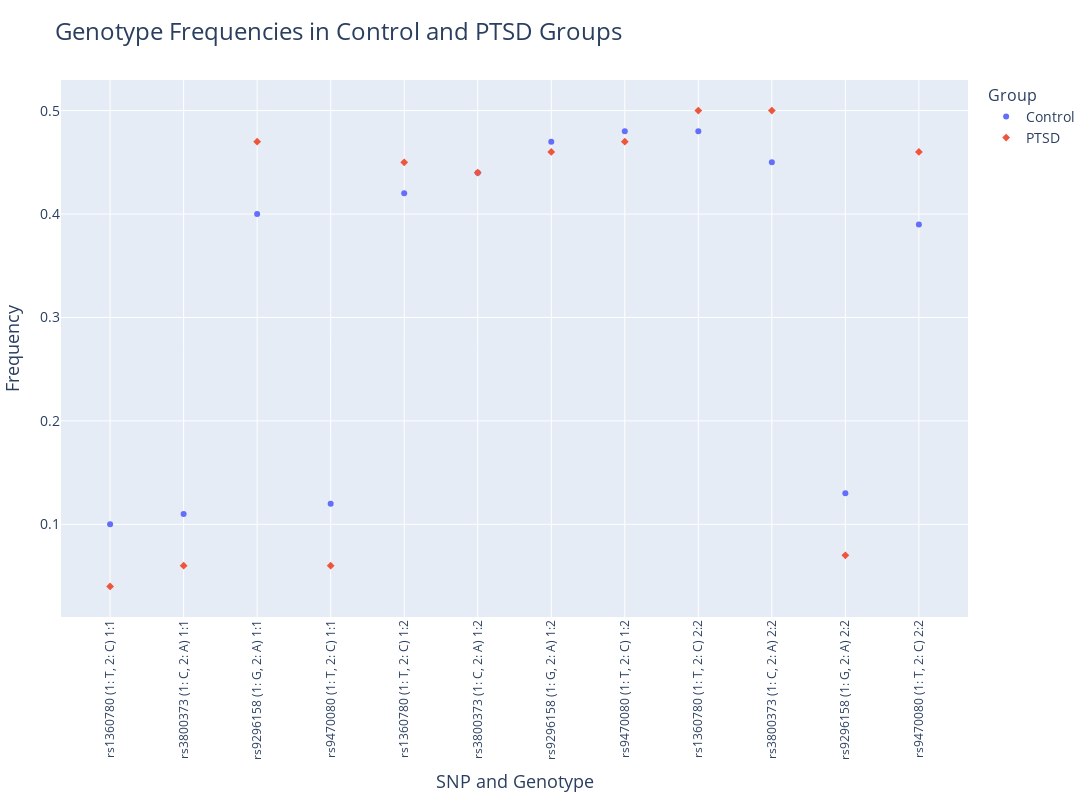

This figure's notebook cell:
### Markdown cell above
### Single Nucleotide Polymorphisms Frequency By Ethnic Group Compared To The Historical Index of Ethnic Fractionalization, Lifetime Prevalence Of PTSD, and Trauma Exposure.

### Code cell
#Here we use regular expression (regex) extraction (.str.extract()) to extract the numeric values within the parentheses within each respective SNP columns.
#Then we convert the extracted strings into float types.
#Lastly we create new columns for each respective SNP combination.
usVeteransFKBP5['Frequency 1:1'] = usVeteransFKBP5['1:1'].str.extract(r'\((\d+\.\d+)\)').astype(float)
usVeteransFKBP5['Frequency 1:2'] = usVeteransFKBP5['1:2'].str.extract(r'\((\d+\.\d+)\)').astype(float)
usVeteransFKBP5['Frequency 2:2'] = usVeteransFKBP5['2:2'].str.extract(r'\((\d+\.\d+)\)').astype(float)
#Next we add detailed labels for each genotype, creating new columns with these labels.
usVeteransFKBP5['SNP_1:1'] = usVeteransFKBP5['SNP'] + ' 1:1'
usVeteransFKBP5['SNP_1:2'] = usVeteransFKBP5['SNP'] + ' 1:2'
usVeteransFKBP5['SNP_2:2'] = usVeteransFKBP5['SNP'] + ' 2:2'
#At this point we've essentially duplicated the previous columns, however now it's much cleaning and simpler to reshape for plotting.
#We now have 3 new columns with all the SNP types, the frequencies for those SNP's and the group associated with the SNP.
reshapedData11 = usVeteransFKBP5[['SNP_1:1', 'Frequency 1:1', 'Group']].rename(columns={'SNP_1:1': 'SNP_Genotype', 'Frequency 1:1': 'Frequency'})
reshapedData12 = usVeteransFKBP5[['SNP_1:2', 'Frequency 1:2', 'Group']].rename(columns={'SNP_1:2': 'SNP_Genotype', 'Frequency 1:2': 'Frequency'})
reshapedData22 = usVeteransFKBP5[['SNP_2:2', 'Frequency 2:2', 'Group']].rename(columns={'SNP_2:2': 'SNP_Genotype', 'Frequency 2:2': 'Frequency'})
#Here we're combining the data to tell the program to treat this information as a single dataset for plotting.
reshapedSNPData = pd.concat([reshapedData11, reshapedData12, reshapedData22])
#Now we can generate a scatter plot using Plotly.
fig = px.scatter(reshapedSNPData, x='SNP_Genotype', y='Frequency', color='Group',
                 title='Genotype Frequencies in Control and PTSD Groups',
                 labels={'SNP_Genotype': 'SNP and Genotype',
                         'Frequency': 'Frequency'},
                 symbol='Group', size_max=10)
#Update layout for better aesthetics.
fig.update_layout(
    title_font_size=24,
    xaxis_title_font_size=18,
    yaxis_title_font_size=18,
    legend_title_font_size=16,
    legend_font_size=14,
    xaxis_tickangle=-90,
    xaxis_tickfont_size=12,
    yaxis_tickfont_size=14,
    width=1200,
    height=800,
    margin=dict(l=40, r=40, t=80, b=40)
)
#Show the plot.
fig.show()

### Figure 1 — Plotly figure (JSON) as saved in the notebook; plotly's stock layout.template omitted (floating-point values rounded to 4 significant figures)
{"data": [{"hovertemplate": "Group=Control<br>SNP and Genotype=%{x}<br>Frequency=%{y}<extra></extra>", "legendgroup": "Control", "marker": {"color": "#636efa", "symbol": "circle"}, "mode": "markers", "name": "Control", "orientation": "v", "showlegend": true, "type": "scatter", "x": ["rs1360780 (1: T, 2: C) 1:1", "rs3800373 (1: C, 2: A) 1:1", "rs9296158 (1: G, 2: A) 1:1", "rs9470080 (1: T, 2: C) 1:1", "rs1360780 (1: T, 2: C) 1:2", "rs3800373 (1: C, 2: A) 1:2", "rs9296158 (1: G, 2: A) 1:2", "rs9470080 (1: T, 2: C) 1:2", "rs1360780 (1: T, 2: C) 2:2", "rs3800373 (1: C, 2: A) 2:2", "rs9296158 (1: G, 2: A) 2:2", "rs9470080 (1: T, 2: C) 2:2"], "xaxis": "x", "y": [0.1, 0.11, 0.4, 0.12, 0.42, 0.44, 0.47, 0.48, 0.48, 0.45, 0.13, 0.39], "yaxis": "y"}, {"hovertemplate": "Group=PTSD<br>SNP and Genotype=%{x}<br>Frequency=%{y}<extra></extra>", "legendgroup": "PTSD", "marker": {"color": "#EF553B", "symbol": "diamond"}, "mode": "markers", "name": "PTSD", "orientation": "v", "showlegend": true, "type": "scatter", "x": ["rs1360780 (1: T, 2: C) 1:1", "rs3800373 (1: C, 2: A) 1:1", "rs9296158 (1: G, 2: A) 1:1", "rs9470080 (1: T, 2: C) 1:1", "rs1360780 (1: T, 2: C) 1:2", "rs3800373 (1: C, 2: A) 1:2", "rs9296158 (1: G, 2: A) 1:2", "rs9470080 (1: T, 2: C) 1:2", "rs1360780 (1: T, 2: C) 2:2", "rs3800373 (1: C, 2: A) 2:2", "rs9296158 (1: G, 2: A) 2:2", "rs9470080 (1: T, 2: C) 2:2"], "xaxis": "x", "y": [0.04, 0.06, 0.47, 0.06, 0.45, 0.44, 0.46, 0.47, 0.5, 0.5, 0.07, 0.46], "yaxis": "y"}], "layout": {"height": 800, "legend": {"font": {"size": 14}, "title": {"font": {"size": 16}, "text": "Group"}, "tracegroupgap": 0}, "margin": {"b": 40, "l": 40, "r": 40, "t": 80}, "title": {"font": {"size": 24}, "text": "Genotype Frequencies in Control and PTSD Groups"}, "width": 1200, "xaxis": {"anchor": "y", "domain": [0, 1], "tickangle": -90, "tickfont": {"size": 12}, "title": {"font": {"size": 18}, "text": "SNP and Genotype"}}, "yaxis": {"anchor": "x", "domain": [0, 1], "tickfont": {"size": 14}, "title": {"font": {"size": 18}, "text": "Frequency"}}}}
